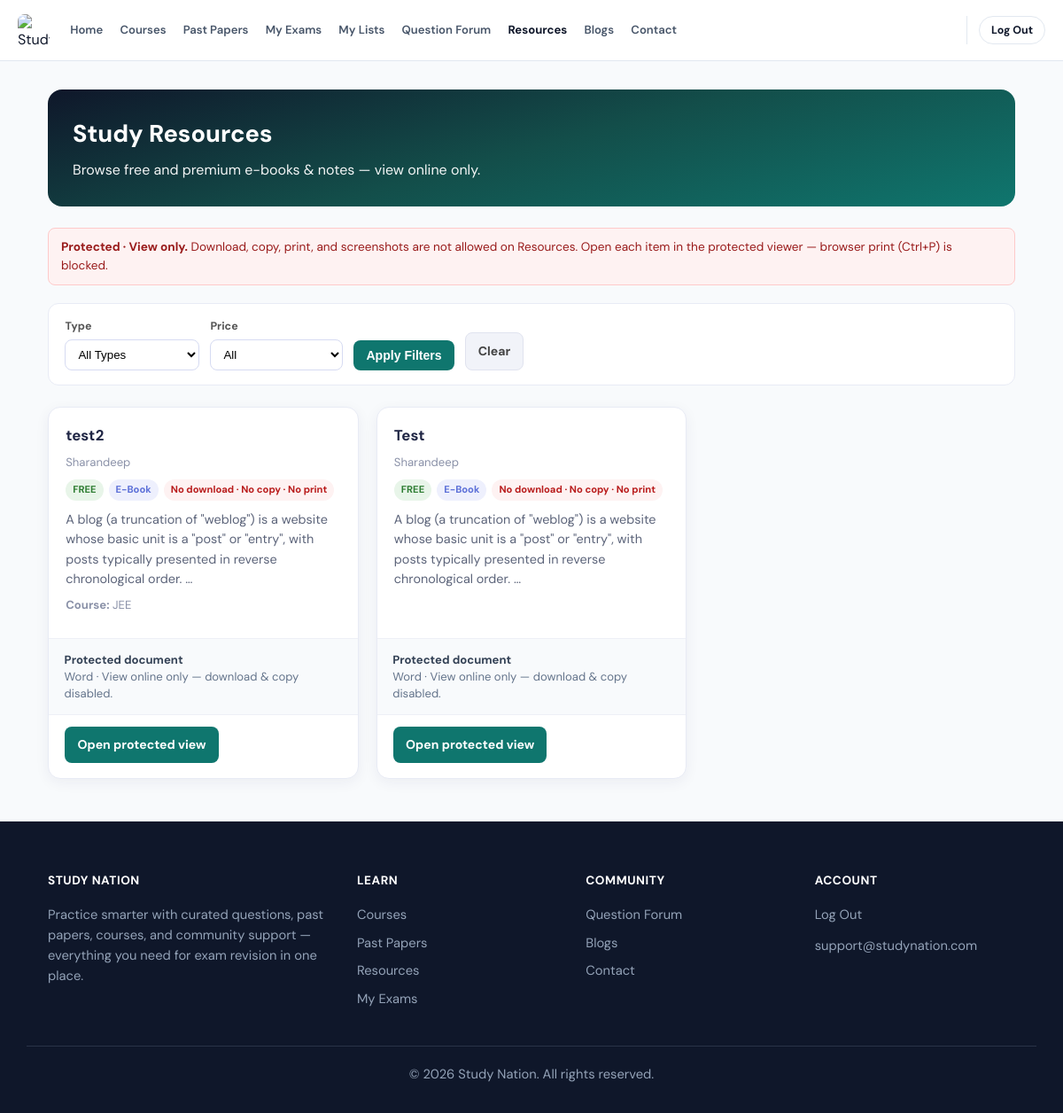
The app's page /resources/ (signed in) with its own data.
### courses/models.py (models this page shows, shortened)
class Resource(models.Model):
    title = models.CharField(max_length=200)
    description = models.TextField(blank=True)
    file = models.FileField(
        upload_to="resources/",
        validators=[
            FileExtensionValidator(
                allowed_extensions=[
                    "pdf",
                    "doc",
                    "docx",
                    "txt",
                    "png",
                    "jpg",
                    "jpeg",
                    "gif",
                    "webp",
                ]
            )
        ],
        help_text="PDF, Word (.doc/.docx), text, or image. View-only for students (no download).",
    )
    author = models.CharField(max_length=100, blank=True)
    resource_type = models.CharField(
        max_length=20,
        choices=[
            ("ebook", "E-Book"),
            ("handwritten", "Handwritten Notes"),
            ("other", "Other"),
        ],
    )
    is_paid = models.BooleanField(default=False)
    price = models.DecimalField(max_digits=8, decimal_places=2, blank=True, null=True)
    course = models.ForeignKey(
        "Course", on_delete=models.SET_NULL, null=True, blank=True
    )
    created_at = models.DateTimeField(auto_now_add=True)

class Course(models.Model):
    title = models.CharField(max_length=200)
    description = models.TextField()
    category = models.ForeignKey(
        CourseCategory, on_delete=models.CASCADE, related_name="courses"
    )
    instructor = models.CharField(max_length=150, blank=True)
    duration = models.CharField(max_length=100, blank=True, help_text="e.g., 12 weeks")
    level = models.CharField(
        max_length=20,
        choices=[
            ("beginner", "Beginner"),
            ("intermediate", "Intermediate"),
            ("advanced", "Advanced"),
        ],
        default="beginner",
    )
    students_enrolled = models.IntegerField(default=0)
    rating = models.DecimalField(max_digits=3, decimal_places=1, default=0)
    thumbnail = models.ImageField(upload_to="course_thumbnails/", null=True, blank=True)
    what_youll_learn = models.TextField(
        blank=True,
        help_text="One point per line. Shown as bullet points under 'What You'll Learn'.",
    )
    prerequisites = models.TextField(
        blank=True,
        help_text="One point per line. Shown as bullet points under 'Prerequisites'.",
    )
    curriculum = models.TextField(
        blank=True,
        help_text=(
            "One module per line, format 'Module Title: Description'. "
            "Example: Module 1: Introduction and Fundamentals"
        ),
    )
    created_at = models.DateTimeField(auto_now_add=True)
    updated_at = models.DateTimeField(auto_now=True)
    class Meta:
        ordering = ["-created_at"]

### courses/views.py (the view)
# urls.py: path("resources/", ResourcesListView.as_view(), name="resources_list"),
class ResourcesListView(ListView):
    model = Resource
    template_name = "courses/resources_list.html"
    context_object_name = "resources"
    paginate_by = 12
    def get_queryset(self):
        queryset = Resource.objects.all().order_by("-created_at")
        resource_type = self.request.GET.get("type")
        if resource_type:
            queryset = queryset.filter(resource_type=resource_type)
        is_paid = self.request.GET.get("is_paid")
        if is_paid == "free":
            queryset = queryset.filter(is_paid=False)
        elif is_paid == "paid":
            queryset = queryset.filter(is_paid=True)
        return queryset
    def get_context_data(self, **kwargs):
        from .resource_protection import resource_preview_kind
        context = super().get_context_data(**kwargs)
        for r in context["resources"]:
            r.preview_kind = resource_preview_kind(r)
        return context

### courses/resource_protection.py (called while the page is built, shortened)
def resource_file_ext(resource) -> str:
    name = ""
    if getattr(resource, "file", None) and resource.file:
        name = getattr(resource.file, "name", "") or ""
    return Path(name).suffix.lower()

def resource_preview_kind(resource) -> str:
    if not getattr(resource, "file", None) or not resource.file:
        return "none"
    ext = resource_file_ext(resource)
    if ext in PDF_EXTS:
        return "pdf"
    if ext in DOCX_EXTS:
        return "docx"

### courses/templates/courses/resources_list.html (shortened to what this page needs)
{% extends 'base.html' %}
{% block content %}
<div
  class="rl-wrap no-copy-zone no-screenshot-zone no-print-zone"
  data-protected-page="1"
  data-ns-mark="Study Nation · Protected · No Download · No Copy · No Screenshot · No Print"
>
  <div class="rl-hero">
    <h1>Study Resources</h1>
    <p>Browse free and premium e-books & notes — view online only.</p>
  </div>
  <p class="rl-note" style="background:#fef2f2; border-color:#fecaca; color:#991b1b;">
    <strong>Protected · View only.</strong>
    Download, copy, print, and screenshots are not allowed on Resources.
    Open each item in the protected viewer — browser print (Ctrl+P) is blocked.
  </p>
  <div class="rl-filters sn-protect-allow">
    <form method="get">
      <div>
        <label>Type</label>
        <select name="type">
          <option value="">All Types</option>
        </select>
      </div>
      <div>
        <label>Price</label>
        <select name="is_paid">
          <option value="">All</option>
        </select>
      </div>
      <button type="submit">Apply Filters</button>
      <a href="{% url 'courses:resources_list' %}">Clear</a>
    </form>
  </div>
  <div class="rl-grid no-copy-zone no-screenshot-zone no-print-zone">
    {% for resource in resources %}
      <div class="rl-card no-dl-zone no-copy-zone no-print-zone" oncontextmenu="return false;">
        <div class="rl-card-body">
          <h3>{{ resource.title }}</h3>
          <div class="meta">{{ resource.author|default:"Unknown Author" }}</div>
          <div class="rl-badges">
            {% if resource.is_paid %}
              <span class="rl-badge paid">₹ {{ resource.price }}</span>
            {% else %}
              <span class="rl-badge free">FREE</span>
            {% endif %}
            <span class="rl-badge">{{ resource.get_resource_type_display }}</span>
            <span class="rl-badge" style="background:#fef2f2;color:#b91c1c;">No download · No copy · No print</span>
          </div>
          {% if resource.description %}
            <p class="rl-desc">{{ resource.description|truncatewords:25 }}</p>
          {% endif %}
          {% if resource.course %}
            <p class="meta" style="margin-top:0.5rem;"><strong>Course:</strong> {{ resource.course.title }}</p>
          {% endif %}
        </div>
        {% if resource.file %}
          <div class="rl-viewer" style="padding:0.85rem 1.1rem; background:#f8fafc;">
            <div style="font-size:0.82rem; color:#64748b; line-height:1.45;">
              <strong style="color:#334155;">Protected document</strong><br />
              {% if resource.preview_kind == 'pdf' %}PDF ·
              {% elif resource.preview_kind == 'docx' or resource.preview_kind == 'doc' %}Word ·
              {% elif resource.preview_kind == 'image' %}Image ·
              {% elif resource.preview_kind == 'text' %}Text ·
              {% endif %}
              View online only — download &amp; copy disabled.
            </div>
          </div>
        {% endif %}
        <div class="rl-actions sn-protect-allow">
          <a class="sn-protect-allow" href="{% url 'courses:resource_detail' resource.id %}">Open protected view</a>
        </div>
      </div>
    {% empty %}
      <div class="rl-empty">No resources found matching your filters.</div>
    {% endfor %}
  </div>
</div>
{% endblock %}

### templates/base.html (style rules this page uses)
:root { --sn-navy: #0f172a; --sn-ink: #1e293b; --sn-muted: #64748b; --sn-line: #e2e8f0; --sn-soft: #f8fafc; --sn-white: #ffffff; --sn-accent: #0f766e; --sn-accent-hover: #0d9488; --sn-accent-soft: #ccfbf1; --sn-violet: #4f46e5; --sn-card-shadow: 0 1px 2px rgba(15, 23, 42, 0.04), 0 8px 24px rgba(15, 23, 42, 0.06); --sn-radius: 16px; --sn-max: 1140px; --font-sans: "DM Sans", -apple-system, BlinkMacSystemFont, "Segoe UI", sans-serif; --font-serif: "Source Serif 4", Georgia, "Times New Roman", serif; }
* { margin: 0; padding: 0; box-sizing: border-box; }
body { font-family: var(--font-sans); background: var(--sn-white); color: var(--sn-ink); line-height: 1.6; -webkit-font-smoothing: antialiased; }
a { color: inherit; }

### templates/partials/no_download_media.html (style rules this page uses)
.no-dl-media, .no-dl-media img, .no-dl-media video, .no-dl-media iframe, .no-dl-media object, .no-dl-media embed, .no-dl-media canvas, .no-dl-zone, .no-copy-zone, .no-screenshot-zone, .no-print-zone { -webkit-user-select: none !important; -moz-user-select: none !important; -ms-user-select: none !important; user-select: none !important; -webkit-user-drag: none !important; user-drag: none !important; -webkit-touch-callout: none !important; }
.no-dl-zone input, .no-dl-zone textarea, .no-dl-zone select, .no-copy-zone input, .no-copy-zone textarea, .no-copy-zone select, .no-screenshot-zone input, .no-screenshot-zone textarea, .no-screenshot-zone select, .no-print-zone input, .no-print-zone textarea, .no-print-zone select { -webkit-user-select: text !important; user-select: text !important; }
.no-copy-zone .rl-viewer, .no-copy-zone .rd-viewer { position: relative; }

### templates/partials/no_screenshot.html (style rules this page uses)
.no-screenshot-zone { position: relative; }
.no-screenshot-zone .rd-viewer, .no-screenshot-zone .rd-doc-body, .no-screenshot-zone .rd-pdf-wrap, .no-screenshot-zone .rd-img-wrap, .no-screenshot-zone .rl-card, .no-screenshot-zone .bd-article, .no-screenshot-zone .bd-media, .no-screenshot-zone .bd-content, .no-screenshot-zone .bd-cover, .no-screenshot-zone .bd-video-wrap, .no-screenshot-zone .bd-pdf-wrap, .no-screenshot-zone .bl-card, .no-screenshot-shield { position: relative; }

### courses/templates/courses/resources_list.html (style rules this page uses)
.rl-wrap { max-width: 1100px; margin: 0 auto; }
.rl-hero { background: linear-gradient(165deg, #0f172a 0%, #134e4a 50%, #0f766e 100%); color: #fff; border-radius: 16px; padding: 1.75rem 1.75rem; margin-bottom: 1.5rem; }
.rl-hero h1 { margin: 0 0 0.4rem; font-size: 1.7rem; font-weight: 800; }
.rl-hero p { margin: 0; opacity: 0.95; }
.rl-note { font-size: 0.85rem; color: #6b7280; margin: 0 0 1.25rem; background: #f8f9fd; border: 1px solid #e8ebf5; border-radius: 8px; padding: 10px 14px; }
.rl-filters { background: #fff; border: 1px solid #e8ebf5; border-radius: 12px; padding: 1rem 1.15rem; margin-bottom: 1.5rem; }
.rl-filters form { display: flex; flex-wrap: wrap; gap: 12px; align-items: end; }
.rl-filters label { display: block; font-size: 0.78rem; font-weight: 700; color: #555; margin-bottom: 4px; }
.rl-filters select { padding: 8px 10px; border-radius: 8px; border: 1px solid #d6dbf2; background: #fff; min-width: 150px; }
.rl-filters button, .rl-filters a { padding: 9px 14px; border-radius: 8px; font-weight: 700; font-size: 0.88rem; text-decoration: none; border: none; cursor: pointer; }
.rl-filters button { background: #0f766e; color: #fff; }
.rl-filters a { background: #f1f3f9; color: #444; border: 1px solid #e0e3ef; }
.rl-grid { display: grid; grid-template-columns: repeat(auto-fill, minmax(300px, 1fr)); gap: 1.25rem; }
.rl-card { background: #fff; border: 1px solid #e8ebf5; border-radius: 14px; overflow: hidden; box-shadow: 0 4px 16px rgba(30,40,90,0.06); display: flex; flex-direction: column; }
.rl-card-body { padding: 1.15rem 1.2rem; flex: 1; }
.rl-card h3 { margin: 0 0 0.35rem; font-size: 1.05rem; color: #1f2544; }
.rl-card .meta { color: #8a91a8; font-size: 0.82rem; margin-bottom: 0.55rem; }
.rl-badges { display: flex; flex-wrap: wrap; gap: 6px; margin-bottom: 0.65rem; }
.rl-badge { font-size: 0.7rem; font-weight: 700; padding: 3px 8px; border-radius: 999px; background: #eef0fd; color: #5b6fd8; }
.rl-badge.free { background: #e8f5e9; color: #2e7d32; }
.rl-desc { color: #5c647a; font-size: 0.9rem; line-height: 1.55; margin: 0; }
.rl-viewer { border-top: 1px solid #eef0f6; padding: 0.65rem; background: #fafbff; }
.rl-actions { padding: 0.85rem 1.15rem 1.1rem; border-top: 1px solid #eef0f6; }
.rl-actions a { display: inline-block; background: #0f766e; color: #fff; text-decoration: none; font-weight: 700; font-size: 0.88rem; padding: 9px 14px; border-radius: 8px; }

### records on screen
Resource: title "test2", author "Sharandeep", is_paid "FREE", resource_type "E-Book", description "A blog (a truncation of \"weblog\") is a website whose basic unit is a \"post\" or \"entry\", with posts typically presented in reverse chronological order. …", course "JEE", shows "Protected document", shows "Word ·"
Resource: title "Test", author "Sharandeep", is_paid "FREE", resource_type "E-Book", description "A blog (a truncation of \"weblog\") is a website whose basic unit is a \"post\" or \"entry\", with posts typically presented in reverse chronological order. …", shows "Protected document", shows "Word ·"
